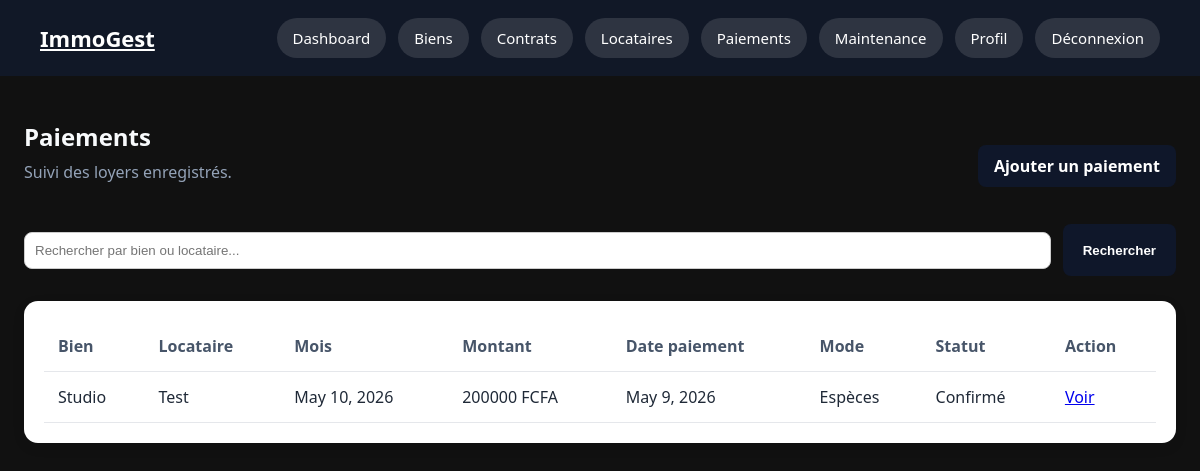
The page /payments/ (signed in) on the database as committed earlier.
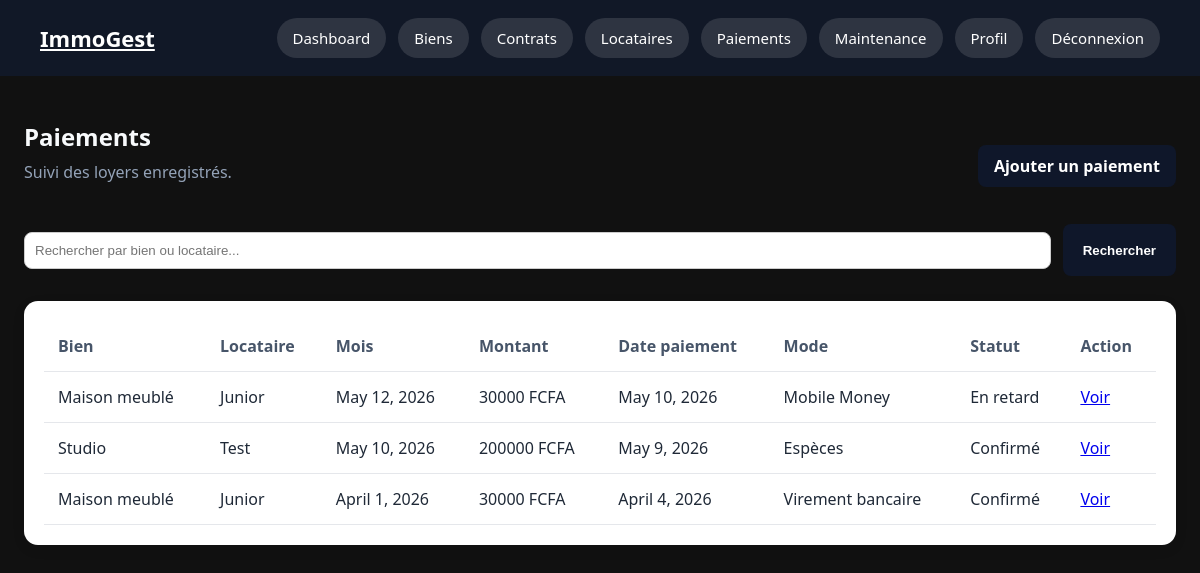
The same page on the database as committed later.
### payments/models.py (models this page shows, shortened)
class Paiement(models.Model):
    EN_ATTENTE = 'en_attente'
    CONFIRME = 'confirme'
    EN_RETARD = 'en_retard'
    STATUT_CHOICES = [
        (EN_ATTENTE, 'En attente'),
        (CONFIRME, 'Confirmé'),
        (EN_RETARD, 'En retard'),
    ]
    ESPECES = 'especes'
    MOBILE_MONEY = 'mobile_money'
    VIREMENT = 'virement'
    CHEQUE = 'cheque'
    MODE_CHOICES = [
        (ESPECES, 'Espèces'),
        (MOBILE_MONEY, 'Mobile Money'),
        (VIREMENT, 'Virement bancaire'),
        (CHEQUE, 'Chèque'),
    ]
    contrat = models.ForeignKey(
        ContratBail,
        on_delete=models.CASCADE,
        related_name='paiements'
    )
    mois_concerne = models.DateField(
        verbose_name='Mois concerné'
    )
    montant = models.DecimalField(
        max_digits=10,
        decimal_places=0,
        verbose_name='Montant'
    )
    date_paiement = models.DateField(
        verbose_name='Date de paiement'
    )
    mode_paiement = models.CharField(
        max_length=30,
        choices=MODE_CHOICES,
        verbose_name='Mode de paiement'
    )
    statut = models.CharField(
        max_length=20,
        choices=STATUT_CHOICES,
        default=EN_ATTENTE,
        verbose_name='Statut'
    )
    note = models.TextField(
        blank=True,
        verbose_name='Note'
    )
    created_at = models.DateTimeField(
        auto_now_add=True
    )
    updated_at = models.DateTimeField(
        auto_now=True
    )
    class Meta:
        verbose_name = 'Paiement'
        verbose_name_plural = 'Paiements'
        ordering = ['-mois_concerne']

### properties/models.py (models this page shows, shortened)
class ContratBail(models.Model):
    ACTIF = 'actif'
    RESILIE = 'resilie'
    EXPIRE = 'expire'
    STATUT_CHOICES = [
        (ACTIF, 'Actif'),
        (RESILIE, 'Résilié'),
        (EXPIRE, 'Expiré'),
    ]
    bien = models.ForeignKey(
        Bien,
        on_delete=models.CASCADE,
        related_name='contrats'
    )
    locataire = models.ForeignKey(
        ProfilLocataire,
        on_delete=models.CASCADE,
        related_name='contrats'
    )
    date_debut = models.DateField()
    date_fin = models.DateField(
        blank=True,
        null=True
    )
    montant_loyer = models.DecimalField(
        max_digits=10,
        decimal_places=0
    )
    montant_caution = models.DecimalField(
        max_digits=10,
        decimal_places=0
    )
    document = models.FileField(
        upload_to='contrats/',
        blank=True,
        null=True
    )
    statut = models.CharField(
        max_length=20,
        choices=STATUT_CHOICES,
        default=ACTIF
    )
    notes = models.TextField(
        blank=True
    )
    is_archived = models.BooleanField(
    default=False
    )
    created_at = models.DateTimeField(
        auto_now_add=True
    )
    updated_at = models.DateTimeField(
        auto_now=True
    )
    class Meta:
        verbose_name = 'Contrat de bail'
        verbose_name_plural = 'Contrats de bail'
        ordering = ['-created_at']

class Bien(models.Model):
    APPARTEMENT = 'appartement'
    VILLA = 'villa'
    STUDIO = 'studio'
    MAISON = 'maison'
    TYPE_BIEN_CHOICES = [
        (APPARTEMENT, 'Appartement'),
        (VILLA, 'Villa'),
        (STUDIO, 'Studio'),
        (MAISON, 'Maison'),
    ]
    LIBRE = 'libre'
    LOUE = 'loue'
    EN_TRAVAUX = 'en_travaux'
    STATUT_CHOICES = [
        (LIBRE, 'Libre'),
        (LOUE, 'Loué'),
        (EN_TRAVAUX, 'En travaux'),
    ]
    proprietaire = models.ForeignKey(
        ProfilProprietaire,
        on_delete=models.CASCADE,
        related_name='biens'
    )
    titre = models.CharField(
        max_length=200
    )
    type_bien = models.CharField(
        max_length=30,
        choices=TYPE_BIEN_CHOICES
    )
    adresse = models.CharField(
        max_length=255
    )
    ville = models.CharField(
        max_length=100,
        default='Lomé'
    )
    superficie = models.PositiveIntegerField(
        help_text='Superficie en m²'
    )
    loyer_mensuel = models.DecimalField(
        max_digits=10,
        decimal_places=0
    )
    caution = models.DecimalField(
        max_digits=10,
        decimal_places=0
    )
    description = models.TextField(
        blank=True
    )
    image = models.ImageField(
        upload_to='biens/',
        blank=True,
        null=True
    )
    statut = models.CharField(
        max_length=20,
        choices=STATUT_CHOICES,
        default=LIBRE
    )
    is_archived = models.BooleanField(
        default=False
    )
    created_at = models.DateTimeField(
        auto_now_add=True
    )
    updated_at = models.DateTimeField(
        auto_now=True
    )
    class Meta:
        verbose_name = 'Bien immobilier'
        verbose_name_plural = 'Biens immobiliers'
        ordering = ['-created_at']

### accounts/models.py (models this page shows, shortened)
class ProfilLocataire(models.Model):
    user = models.OneToOneField(
        User,
        on_delete=models.CASCADE,
        related_name='profil_locataire',
        verbose_name='Utilisateur'
    )
    proprietaire = models.ForeignKey(
        ProfilProprietaire,
        on_delete=models.SET_NULL,
        null=True,
        blank=True,
        related_name='locataires',
        verbose_name='Propriétaire'
    )
    adresse_actuelle = models.CharField(
        max_length=255,
        blank=True,
        verbose_name='Adresse actuelle'
    )
    created_at = models.DateTimeField(
        auto_now_add=True,
        verbose_name='Créé le'
    )
    updated_at = models.DateTimeField(
        auto_now=True,
        verbose_name='Modifié le'
    )
    class Meta:
        verbose_name = 'Profil locataire'
        verbose_name_plural = 'Profils locataires'

class User(AbstractUser):
    PROPRIETAIRE = 'proprietaire'
    LOCATAIRE = 'locataire'
    ROLE_CHOICES = [
        (PROPRIETAIRE, 'Propriétaire'),
        (LOCATAIRE, 'Locataire'),
    ]
    role = models.CharField(
        max_length=20,
        choices=ROLE_CHOICES,
        verbose_name='Rôle'
    )
    telephone = models.CharField(
        max_length=20,
        blank=True,
        verbose_name='Téléphone'
    )
    photo = models.ImageField(
        upload_to='profils/',
        blank=True,
        null=True,
        verbose_name='Photo de profil'
    )
    class Meta:
        verbose_name = 'Utilisateur'
        verbose_name_plural = 'Utilisateurs'

### payments/views.py (the view)
# urls.py: path('', views.liste_paiements, name='liste_paiements'),
@login_required
@proprietaire_required
def liste_paiements(request):
    profil = request.user.profil_proprietaire
    query = request.GET.get('q', '')
    paiements = Paiement.objects.filter(
        contrat__bien__proprietaire=profil
    )
    if query:
        paiements = paiements.filter(
            contrat__bien__titre__icontains=query
        ) | paiements.filter(
            contrat__locataire__user__username__icontains=query
        )
    return render(request, 'payments/liste_paiements.html', {
        'paiements': paiements,
        'query': query
    })

### templates/payments/liste_paiements.html (shortened to what this page needs)
{% extends "base.html" %}
{% block content %}
<section class="page-header">
    <div>
        <h1>Paiements</h1>
        <p>Suivi des loyers enregistrés.</p>
    </div>
    <a href="{% url 'payments:ajouter_paiement' %}" class="btn-link">
        Ajouter un paiement
    </a>
</section>
<form method="get" class="search-form">
    <input
        type="text"
        name="q"
        placeholder="Rechercher par bien ou locataire..."
        value="{{ query }}"
    >
    <button type="submit">Rechercher</button>
</form>
{% if paiements %}
<div class="table-card">
    <table>
        <thead>
            <tr>
                <th>Bien</th>
                <th>Locataire</th>
                <th>Mois</th>
                <th>Montant</th>
                <th>Date paiement</th>
                <th>Mode</th>
                <th>Statut</th>
                <th>Action</th>
            </tr>
        </thead>
        <tbody>
            {% for paiement in paiements %}
            <tr>
                <td>{{ paiement.contrat.bien.titre }}</td>
                <td>{{ paiement.contrat.locataire.user.username }}</td>
                <td>{{ paiement.mois_concerne }}</td>
                <td>{{ paiement.montant }} FCFA</td>
                <td>{{ paiement.date_paiement }}</td>
                <td>{{ paiement.get_mode_paiement_display }}</td>
                <td>{{ paiement.get_statut_display }}</td>
                <td>
                    <a href="{% url 'payments:detail_paiement' paiement.pk %}">
                        Voir
                    </a>
                </td>
            </tr>
            {% endfor %}
        </tbody>
    </table>
</div>
{% endif %}
{% endblock %}

### templates/base.html (shortened to what this page needs)
{% load static %}
<!DOCTYPE html>
<html lang="fr">
<head>
    <link rel="stylesheet" href="{% static 'css/style.css' %}">
</head>
<body>
<header class="navbar">
    <div class="logo">
        <a href="{% url 'home' %}">ImmoGest</a>
    </div>
    <nav>
        {% if user.is_authenticated %}
            <a href="{% url 'accounts:dashboard' %}">Dashboard</a>
            {% if user.role == 'proprietaire' %}
                <a href="{% url 'properties:liste_biens' %}">Biens</a>
                <a href="{% url 'properties:liste_contrats' %}">Contrats</a>
                <a href="{% url 'properties:liste_locataires' %}">Locataires</a>
                <a href="{% url 'payments:liste_paiements' %}">Paiements</a>
                <a href="{% url 'maintenance:liste_demandes' %}">Maintenance</a>
            {% endif %}
            <a href="{% url 'accounts:profil' %}">Profil</a>
            <a href="{% url 'accounts:logout' %}">Déconnexion</a>
        {% else %}
            <a href="{% url 'home' %}">Accueil</a>
            <a href="{% url 'accounts:login' %}">Connexion</a>
            <a href="{% url 'accounts:inscription' %}">Inscription</a>
        {% endif %}
    </nav>
</header>
<main class="container">
    {% block content %}
    {% endblock %}
</main>
</body>
</html>

### static/css/style.css (style rules this page uses)
* { box-sizing: border-box; }
body { margin: 0; font-family: Arial, sans-serif; background-color: #f5f7fa; color: #222; }
.logo a { font-size: 28px; font-weight: 700; color: white; }
.logo a { font-size: 22px; }
.container { width: 100%; max-width: 100%; padding: 120px 24px 40px; margin: 0; box-sizing: border-box; }
.page-header { display: flex; justify-content: space-between; align-items: center; gap: 20px; margin-bottom: 30px; flex-wrap: wrap; }
.page-header h1 { margin: 0; color: #f8fafc; }
.page-header p { margin-top: 8px; color: #94a3b8; }
.search-form { display: flex; align-items: center; gap: 16px; margin-bottom: 30px; flex-wrap: wrap; }
.search-form input { flex: 1; min-width: 300px; margin: 0; }
.search-form button, .search-form .btn-secondary { height: 52px; display: flex; align-items: center; justify-content: center; white-space: nowrap; margin: 0; }
.table-card { margin-top: 0; }
input, select, textarea { width: 100%; padding: 10px; margin-top: 6px; border: 1px solid #ccc; border-radius: 8px; }
button { background-color: #0f172a; color: white; border: none; padding: 12px 20px; border-radius: 8px; cursor: pointer; font-weight: bold; }
.btn-link { display: inline-block; margin-top: 12px; background-color: #0f172a; color: white; padding: 10px 16px; border-radius: 8px; text-decoration: none; font-weight: bold; }
.page-header { display: flex; justify-content: space-between; align-items: center; margin-bottom: 25px; }
.table-card { background-color: white; padding: 20px; border-radius: 14px; box-shadow: 0 4px 14px rgba(0, 0, 0, 0.07); overflow-x: auto; }
table { width: 100%; border-collapse: collapse; }
th, td { padding: 14px; border-bottom: 1px solid #e5e7eb; text-align: left; }
th { color: #475569; }
.search-form { display: flex; gap: 12px; align-items: center; flex-wrap: wrap; margin-bottom: 25px; }
.search-form input { width: 320px; max-width: 100%; }
body { background: #f6f4ef; color: #1f2937; }
body { margin: 0; padding: 0; background: #111; font-family: 'Segoe UI', sans-serif; }
.navbar { position: fixed; top: 0; left: 0; width: 100%; z-index: 1000; display: flex; justify-content: space-between; align-items: center; padding: 18px 40px; background: #111827; box-sizing: border-box; }
.navbar nav { display: flex; align-items: center; gap: 12px; flex-wrap: wrap; }
.navbar nav a { color: white; text-decoration: none; font-size: 15px; font-weight: 500; padding: 10px 16px; border-radius: 999px; background: rgba(255, 255, 255, 0.12); }

Rows that differ between the two databases and show on the page:
added Paiement: contrat.bien.titre "Maison meublé", contrat.locataire.user.username "Junior", mois_concerne "May 12, 2026", montant "30000", date_paiement "May 10, 2026", mode_paiement "Mobile Money", statut "En retard"
added Paiement: contrat.bien.titre "Maison meublé", contrat.locataire.user.username "Junior", mois_concerne "April 1, 2026", montant "30000", date_paiement "April 4, 2026", mode_paiement "Virement bancaire", statut "Confirmé"
